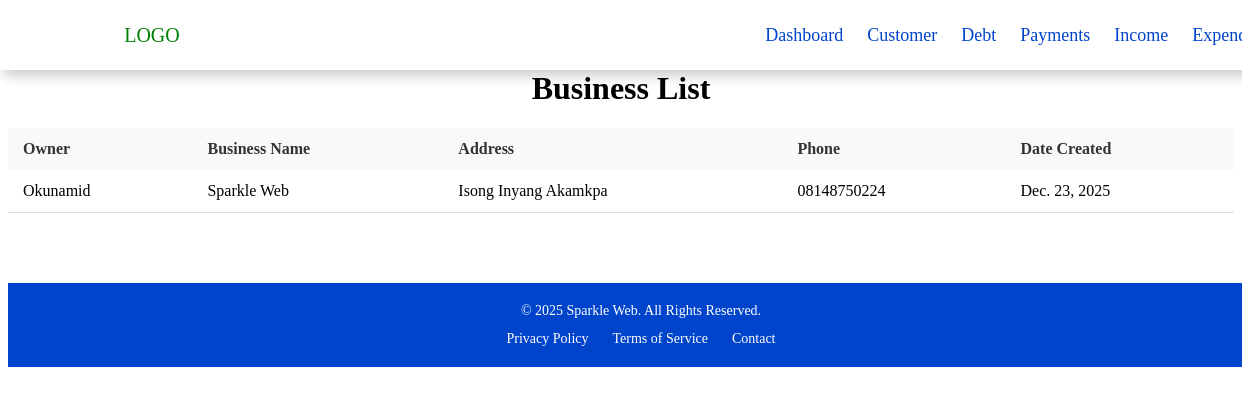
The page /bussiness/list/ (signed in) on the database its author committed.
### debtapp/models.py (models this page shows, shortened)
class Business(models.Model):
    owner = models.ForeignKey(User, on_delete=models.CASCADE)
    name = models.CharField(max_length=100)
    address = models.CharField(max_length=100)
    phone = models.CharField(max_length=15)  # Use CharField for phone numbers
    date_created = models.DateField(auto_now_add=True)

### debtapp/views.py (the view)
# urls.py: path('bussiness/list/', views.bussiness_view, name='bussiness_list'),
def bussiness_view(request):
    if request.user.is_superuser:
        buss = Business.objects.all().order_by('-date_created')
    else:
        buss = Business.objects.filter(owner=request.user)
    context = {
        'buss': buss
    }
    return render(request, 'tables/bussiness_list.html', context)

### debtapp/templates/tables/bussiness_list.html (shortened to what this page needs)
{% extends 'base.html'%} {% block content%}
<div class="container">
  <h1>Business List</h1>
  <div class="d-none d-lg-block">
    <table class="table table-bordered">
      <thead>
        <tr>
          <th>Owner</th>
          <th>Business Name</th>
          <th>Address</th>
          <th>Phone</th>
          <th>Date Created</th>
        </tr>
      </thead>
      <tbody>
        {% for b in buss %}
        <tr>
          <td>{{ b.owner.username }}</td>
          <td>{{ b.name }}</td>
          <td>{{ b.address }}</td>
          <td>{{ b.phone }}</td>
          <td>{{ b.date_created }}</td>
        </tr>
        {% endfor %}
      </tbody>
    </table>
  </div>
</div>
{% endblock content %}

### debtapp/static/css/style.css (style rules this page uses)
.container { width: 100%; margin: 70px auto; }
.container h1 { text-align: center; }
table { width: 100%; margin-top: 20px; }
th, td { text-align: left; padding: 8px; }
th { background-color: #f2f2f2; }
.table { width: 100%; border-collapse: collapse; }
.table th, .table td { padding: 12px 15px; text-align: left; vertical-align: middle; }
.table th { background-color: #f8f9fa; color: #333; font-weight: bold; }
.table tbody tr { border-bottom: 1px solid #ddd; }
@media (min-width: 768px) { .d-none.d-lg-block { display: block; } }
@media (min-width: 768px) { .table { max-width: 100%; } }

### rows shown on the page
Business: owner.username "Okunamid", name "Sparkle Web", address "Isong Inyang Akamkpa", phone "08148750224", date_created "Dec. 23, 2025"
